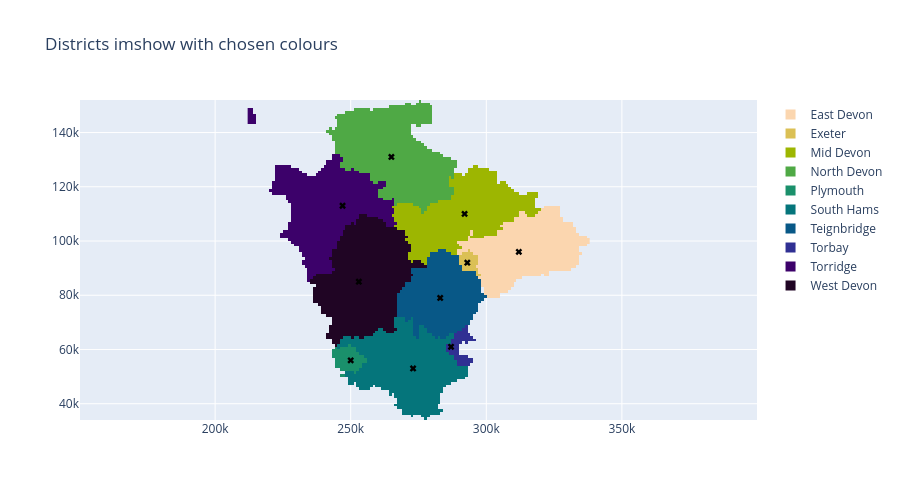

Source (notebook cell):
### Markdown cell above
### imshow with colour lookup

### Code cell
fig = go.Figure()

# Draw gridded data:
# Start point (x0, y0) is the middle of the cell.
fig.add_trace(go.Heatmap(
    z=arr_districts_numbers,
    transpose=False,
    x0=transform_dict['xmin'] + 0.5 * transform_dict['cell_width'],
    dx=transform_dict['cell_width'],
    y0=transform_dict['ymin'] + 0.5 * transform_dict['cell_height'],
    dy=transform_dict['cell_height'],
    colorscale=colour_tups,
    showscale=False,  # arbitrary colour scale so don't show it.
    # hoverinfo='skip'
))

# Add a sneaky invisible marker to make a legend entry:
for region, colour in dict_place_colours.items():
    fig.add_trace(go.Scatter(
        x=[None],
        y=[None],
        mode='markers',
        marker={'color': colour, 'symbol': 'square', 'size': 10},
        name=region,
    ))

# Midpoints:
fig.add_trace(go.Scatter(
    x=df_mids['x_mid'],
    y=df_mids['y_mid'],
    mode='markers',
    marker=dict(color='black', symbol='x'),
    customdata=np.stack([df_mids.index], axis=-1),
    hovertemplate='%{customdata[0]}<extra></extra>',
    showlegend=False,
))

# Figure setup.
fig.update_layout(title_text='Districts imshow with chosen colours')
fig.update_layout(height=500)
# Equivalent to pyplot set_aspect='equal':
fig.update_yaxes(scaleanchor='x', scaleratio=1)
fig.show()

### Figure 1 — Plotly figure (JSON) as saved in the notebook; plotly's stock layout.template omitted (floating-point values rounded to 4 significant figures; data arrays with more than 128 entries replaced by an {"elided": "..."} marker saying what was removed)
{"data": [{"colorscale": [[0, "#fbd6af"], [0.1111, "#dbc055"], [0.2222, "#9db601"], [0.3333, "#4fa945"], [0.4444, "#1a906b"], [0.5556, "#05757b"], [0.6667, "#085887"], [0.7778, "#303093"], [0.8889, "#3c016a"], [1, "#200524"]], "dx": 1000, "dy": 1000, "showscale": false, "transpose": false, "type": "heatmap", "x0": 212500, "y0": 34500, "z": {"elided": "118x126 float values"}}, {"marker": {"color": "#fbd6af", "size": 10, "symbol": "square"}, "mode": "markers", "name": "East Devon", "type": "scatter", "x": [null], "y": [null]}, {"marker": {"color": "#dbc055", "size": 10, "symbol": "square"}, "mode": "markers", "name": "Exeter", "type": "scatter", "x": [null], "y": [null]}, {"marker": {"color": "#9db601", "size": 10, "symbol": "square"}, "mode": "markers", "name": "Mid Devon", "type": "scatter", "x": [null], "y": [null]}, {"marker": {"color": "#4fa945", "size": 10, "symbol": "square"}, "mode": "markers", "name": "North Devon", "type": "scatter", "x": [null], "y": [null]}, {"marker": {"color": "#1a906b", "size": 10, "symbol": "square"}, "mode": "markers", "name": "Plymouth", "type": "scatter", "x": [null], "y": [null]}, {"marker": {"color": "#05757b", "size": 10, "symbol": "square"}, "mode": "markers", "name": "South Hams", "type": "scatter", "x": [null], "y": [null]}, {"marker": {"color": "#085887", "size": 10, "symbol": "square"}, "mode": "markers", "name": "Teignbridge", "type": "scatter", "x": [null], "y": [null]}, {"marker": {"color": "#303093", "size": 10, "symbol": "square"}, "mode": "markers", "name": "Torbay", "type": "scatter", "x": [null], "y": [null]}, {"marker": {"color": "#3c016a", "size": 10, "symbol": "square"}, "mode": "markers", "name": "Torridge", "type": "scatter", "x": [null], "y": [null]}, {"marker": {"color": "#200524", "size": 10, "symbol": "square"}, "mode": "markers", "name": "West Devon", "type": "scatter", "x": [null], "y": [null]}, {"customdata": [["East Devon"], ["Exeter"], ["Mid Devon"], ["North Devon"], ["Plymouth"], ["South Hams"], ["Teignbridge"], ["Torbay"], ["Torridge"], ["West Devon"]], "hovertemplate": "%{customdata[0]}<extra></extra>", "marker": {"color": "black", "symbol": "x"}, "mode": "markers", "showlegend": false, "type": "scatter", "x": [312000.0, 293000.0, 292000.0, 265000.0, 250000.0, 273000.0, 283000.0, 287000.0, 247000.0, 253000.0], "y": [96000.0, 92000.0, 110000.0, 131000.0, 56000.0, 53000.0, 79000.0, 61000.0, 113000.0, 85000.0]}], "layout": {"height": 500, "title": {"text": "Districts imshow with chosen colours"}, "yaxis": {"scaleanchor": "x", "scaleratio": 1}}}
